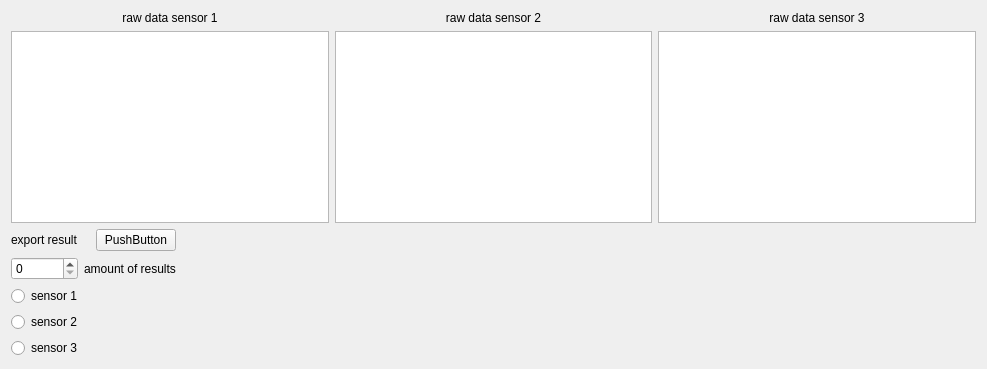
     <widget class="QWidget" name="tab_4">
      <attribute name="title">
       <string>numerical visualization</string>
      </attribute>
      <layout class="QVBoxLayout" name="verticalLayout_15">
       <item>
        <layout class="QHBoxLayout" name="horizontalLayout_13">
         <item>
          <layout class="QVBoxLayout" name="verticalLayout_11">
           <item>
            <widget class="QLabel" name="label_3">
             <property name="text">
              <string>raw data sensor 1</string>
             </property>
             <property name="alignment">
              <set>Qt::AlignCenter</set>
             </property>
            </widget>
           </item>
           <item>
            <widget class="QListWidget" name="listWidget"/>
           </item>
          </layout>
         </item>
         <item>
          <layout class="QVBoxLayout" name="verticalLayout_12">
           <item>
            <widget class="QLabel" name="label_7">
             <property name="text">
              <string>raw data sensor 2</string>
             </property>
             <property name="alignment">
              <set>Qt::AlignCenter</set>
             </property>
            </widget>
           </item>
           <item>
            <widget class="QListWidget" name="listWidget_2"/>
           </item>
          </layout>
         </item>
         <item>
          <layout class="QVBoxLayout" name="verticalLayout_13">
           <item>
            <widget class="QLabel" name="label_14">
             <property name="text">
              <string>raw data sensor 3</string>
             </property>
             <property name="alignment">
              <set>Qt::AlignCenter</set>
             </property>
            </widget>
           </item>
           <item>
            <widget class="QListWidget" name="listWidget_3"/>
           </item>
          </layout>
         </item>
        </layout>
       </item>
       <item>
        <layout class="QHBoxLayout" name="horizontalLayout_14">
         <item>
          <widget class="QLabel" name="label_2">
           <property name="text">
            <string>export result</string>
           </property>
          </widget>
         </item>
         <item>
          <widget class="QPushButton" name="pushButton_2">
           <property name="text">
            <string>PushButton</string>
           </property>
          </widget>
         </item>
         <item>
          <spacer name="horizontalSpacer_10">
           <property name="orientation">
            <enum>Qt::Horizontal</enum>
           </property>
           <property name="sizeType">
            <enum>QSizePolicy::Maximum</enum>
           </property>
           <property name="sizeHint" stdset="0">
            <size>
             <width>800</width>
             <height>20</height>
            </size>
           </property>
          </spacer>
         </item>
        </layout>
       </item>
       <item>
        <layout class="QHBoxLayout" name="horizontalLayout_15">
         <item>
          <widget class="QSpinBox" name="spinBox">
           <property name="maximum">
            <number>100000</number>
           </property>
          </widget>
         </item>
         <item>
          <widget class="QLabel" name="label_17">
           <property name="text">
            <string>amount of results</string>
           </property>
          </widget>
         </item>
         <item>
          <spacer name="horizontalSpacer_11">
           <property name="orientation">
            <enum>Qt::Horizontal</enum>
           </property>
           <property name="sizeType">
            <enum>QSizePolicy::Maximum</enum>
           </property>
           <property name="sizeHint" stdset="0">
            <size>
             <width>800</width>
             <height>20</height>
            </size>
           </property>
          </spacer>
         </item>
        </layout>
       </item>
       <item>
        <layout class="QVBoxLayout" name="verticalLayout_14">
         <item>
          <widget class="QRadioButton" name="radioButton_4">
           <property name="text">
            <string>sensor 1</string>
           </property>
          </widget>
         </item>
         <item>
          <widget class="QRadioButton" name="radioButton_5">
           <property name="text">
            <string>sensor 2</string>
           </property>
          </widget>
         </item>
         <item>
          <widget class="QRadioButton" name="radioButton_6">
           <property name="text">
            <string>sensor 3</string>
           </property>
          </widget>
         </item>
        </layout>
       </item>
      </layout>
     </widget>
